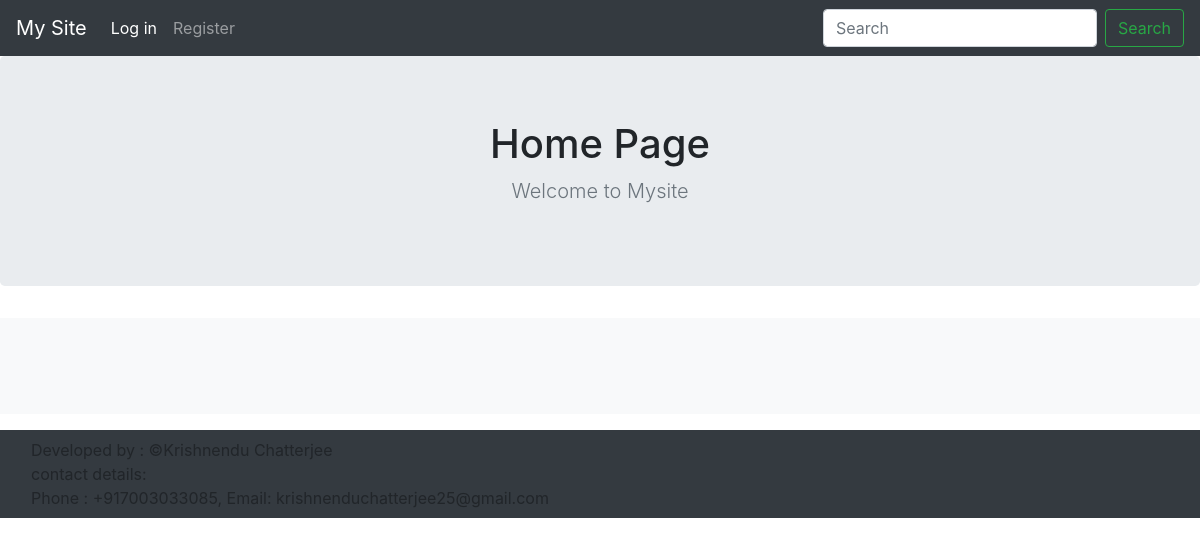
Before: / with the older database file.
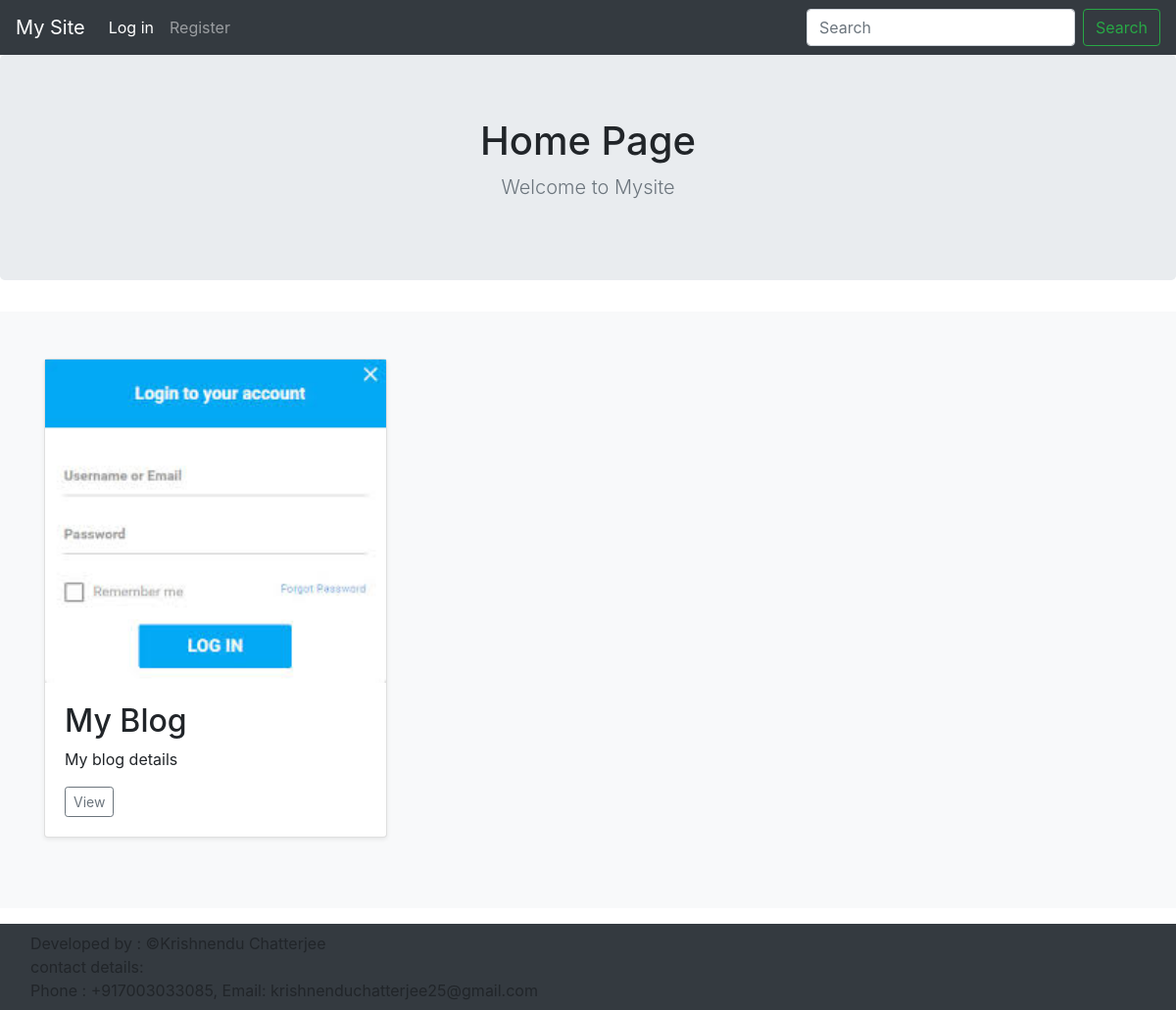
After: the same page with the newer database file.
### apps/models.py (models this page shows)
class Blog(models.Model):
    image = models.ImageField(upload_to='blog/image/')
    name = models.CharField(max_length=100)
    text = models.TextField()
    shortname =  models.CharField(max_length=20)
    template = models.FileField(upload_to='blog/template/')

### apps/views.py (the view)
# urls.py: path('',views.home, name='home'),
def home(req):
    blog=Blog.objects.all()
    ob1={ 'blogs' : blog }
    ob1.update(navbar(req))
    return render(req ,'home.html',ob1)

### apps/views.py (called while the page is built)
def navbar(req):
    log='Log in'
    url='login'
    username='login'
    name='Krishnendu Chatterjee'
    phone_number='+917003033085'
    email='krishnenduchatterjee25@gmail.com'
    welcome=''
    admin=False
    if req.user.is_authenticated:
        log='Log out'
        url='logout'
        username=req.user.username
        admin=req.user.is_admin
        welcome='Welcome '+username
    nav={ 'profile' : { 'name' : 'Profile' , 'url' : username , 'welcome' : welcome , 'admin' : admin},
    'log' : { 'name' : log , 'url' : url},
    'register' : {'name' : 'Register' , 'url' : 'register'},
    'copyright' : { 'name' : name , 'phone_number' : phone_number , 'email' : email ,}
    }
    return nav

### templates/home.html (shortened to what this page needs)
{% extends 'base.html' %}
{% block content %}
<main role="main">
  <section class="jumbotron text-center">
    <div class="container">
      <h1>Home Page</h1>
      <p class="lead text-muted">Welcome to Mysite</p>
    </div>
  </section>
  <div class="album py-5 bg-light">
    <div class="container">
      <div class="row">
      {% if blogs %}
        {% for blog in blogs %}
        <div class="col-md-4">
          <div class="card mb-4 shadow-sm">
            <img src="{{blog.image.url}}">
            <div class="card-body">
              <h2>{{blog.name}}</h2>
              <p class="card-text">{{blog.text}}</p>
              <div class="d-flex justify-content-between align-items-center">
                <div class="btn-group">
                  <a class="btn btn-sm btn-outline-secondary" href="/blog/{{blog.shortname}}">View</a>
                </div>
              </div>
            </div>
          </div>
        </div>
        {% endfor %}
        {% endif %}
      </div>
    </div>
  </div>
</main>
{% endblock %}

### templates/base.html (shortened to what this page needs)
<!doctype html>
<html lang="en">
  <head>
    <link rel="stylesheet" href="https://stackpath.bootstrapcdn.com/bootstrap/4.4.1/css/bootstrap.min.css">
    <nav class="navbar navbar-expand-lg navbar-dark bg-dark">
      <a class="navbar-brand" href="/">My Site</a>
      <div class="collapse navbar-collapse" id="navbarSupportedContent">
        <ul class="navbar-nav mr-auto">
          <li class="nav-item active">
            <a class="nav-link" href="/{{log.url}}">{{log.name }}<span class="sr-only">(current)</span></a>
          </li>
          {% if not profile.welcome %}
          <li class="nav-item">
            <a class="nav-link" href="/{{register.url}}">{{ register.name }}</a>
          </li>
          {% endif %}
        </ul>
        <form class="form-inline my-2 my-lg-0">
          <input class="form-control mr-sm-2" type="search" placeholder="Search" aria-label="Search">
          <button class="btn btn-outline-success my-2 my-sm-0" type="submit">Search</button>
        </form>
      </div>
    </nav>
  </head>
  <body>
    {% block content %}
    {% endblock %}
  </body>
  <footer class="navbar navbar-expand-lg navbar-dark bg-dark">
    <div class="footer-copyright">
      <div class="container">
      Developed by : ©{{copyright.name}}<br>
      contact details:<br>Phone :
      {{copyright.phone_number}}, Email:
      {{copyright.email}} <br>
      </div>
    </div>
  </footer>
</html>

Changed rows visible on the page:
added Blog: image (picture), name "My Blog", text "My blog details"
